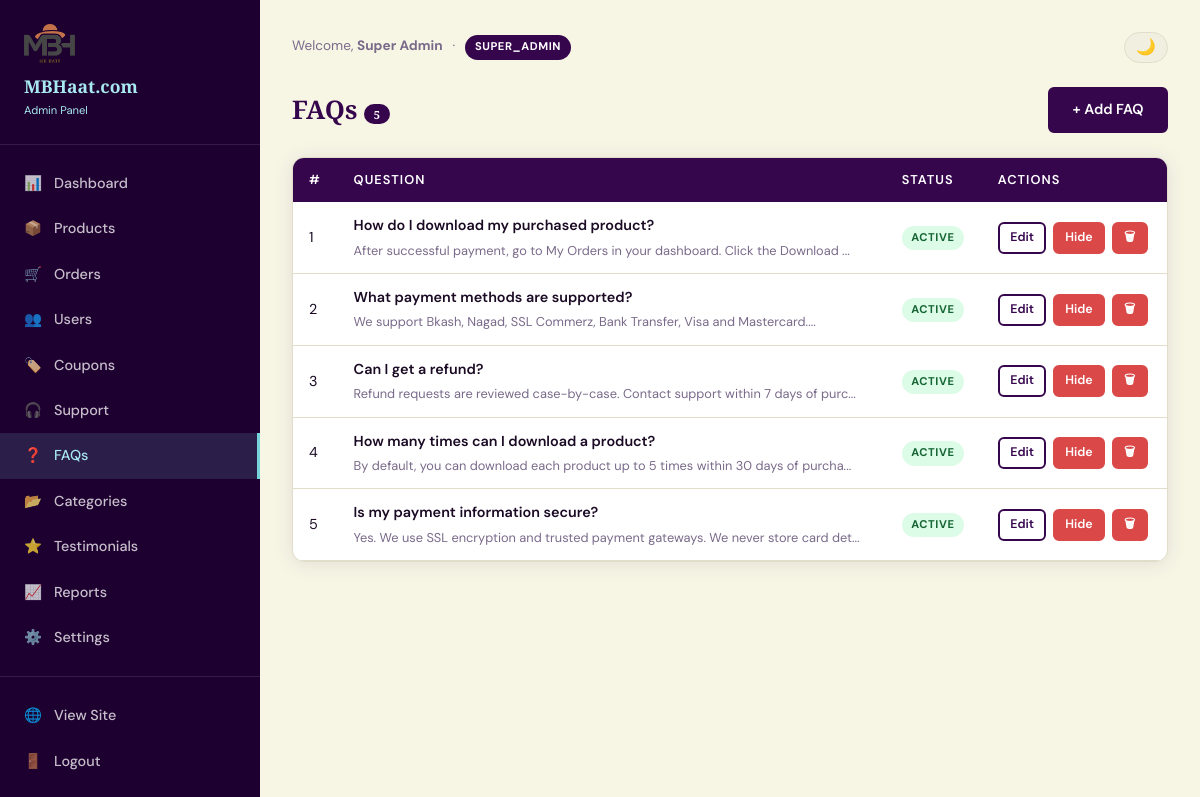
The page /admin/faqs.php (signed in) on the database its author committed.
### tables this page shows
CREATE TABLE faqs (
    id INT AUTO_INCREMENT PRIMARY KEY,
    question VARCHAR(500) NOT NULL,
    answer TEXT NOT NULL,
    sort_order INT DEFAULT 0,
    is_active TINYINT(1) DEFAULT 1,
    created_at DATETIME DEFAULT CURRENT_TIMESTAMP
);

### src/helpers/functions.php (called while the page is built, shortened)
<?php
function isAdminLoggedIn(): bool {
    return isset($_SESSION['admin_id']);
}
function currentAdmin(): ?array {
    return Database::fetch("SELECT * FROM admins WHERE id = ?", [$_SESSION['admin_id']]);
}
function e(mixed $val): string {
    return htmlspecialchars((string)$val, ENT_QUOTES | ENT_SUBSTITUTE, 'UTF-8');
}
function sanitize(string $val): string {
    return trim(strip_tags($val));
}
function getSetting(string $key, string $default = ''): string {
    static $cache = [];
    if (!isset($cache[$key])) {
        $row = Database::fetch("SELECT setting_value FROM settings WHERE setting_key = ?", [$key]);
        $cache[$key] = $row ? $row['setting_value'] : $default;
    }
    return $cache[$key] ?? $default;
}
function isDarkMode(): bool {
    return isset($_COOKIE['dark_mode']) && $_COOKIE['dark_mode'] === '1';
}

### src/config/database.php (called while the page is built, shortened)
<?php
class Database {
    private static ?PDO $instance = null;
    public static function getInstance(): PDO {
        if (self::$instance === null) {
            try {
                $dsn = "mysql:host=" . DB_HOST . ";dbname=" . DB_NAME . ";charset=" . DB_CHARSET;
                self::$instance = new PDO($dsn, DB_USER, DB_PASS, [
                    PDO::ATTR_ERRMODE            => PDO::ERRMODE_EXCEPTION,
                    PDO::ATTR_DEFAULT_FETCH_MODE => PDO::FETCH_ASSOC,
                    PDO::ATTR_EMULATE_PREPARES   => false,
                ]);
            } catch (PDOException $e) {
                if (DEBUG_MODE) {
                    die("Database connection failed: " . $e->getMessage());
                }
                die("Database connection failed. Please try again later.");
            }
        }
        return self::$instance;
    }
    public static function query(string $sql, array $params = []): PDOStatement {
        $stmt = self::getInstance()->prepare($sql);
        $stmt->execute($params);
        return $stmt;
    }
    public static function fetch(string $sql, array $params = []): ?array {
        return self::query($sql, $params)->fetch() ?: null;
    }
    public static function fetchAll(string $sql, array $params = []): array {
        return self::query($sql, $params)->fetchAll();
    }
}

### admin/faqs.php (the view, shortened to what this page needs)
<?php
$action = sanitize($_GET['action'] ?? '');
$editId = (int)($_GET['edit'] ?? 0);
$errors = [];
$editFaq = $editId ? Database::fetch("SELECT * FROM faqs WHERE id=?", [$editId]) : null;
$faqs    = Database::fetchAll("SELECT * FROM faqs ORDER BY sort_order, id");
include __DIR__ . '/partials/header.php';
?>
<?php if ($action==='add' || $editFaq): ?>
<div class="admin-page-header">
  <h1><?= $editFaq ? 'Edit FAQ' : 'Add FAQ' ?></h1>
  <a href="<?= APP_URL ?>/admin/faqs.php" class="btn btn-secondary">← Back</a>
</div>
<?php if ($errors): ?><div class="alert alert-danger"><?php foreach($errors as $e): ?><div><?= e($e) ?></div><?php endforeach; ?></div><?php endif; ?>
<div class="card form-card card-body">
  <form method="POST">
    <?= csrfField() ?>
    <input type="hidden" name="id" value="<?= $editFaq['id'] ?? 0 ?>">
    <div class="form-group">
      <label class="form-label">Question *</label>
      <input type="text" name="question" class="form-control" required value="<?= e($editFaq['question'] ?? '') ?>">
    </div>
    <div class="form-group">
      <label class="form-label">Answer *</label>
      <textarea name="answer" class="form-control" rows="5" required><?= e($editFaq['answer'] ?? '') ?></textarea>
    </div>
    <div class="form-group" style="max-width:150px">
      <label class="form-label">Sort Order</label>
      <input type="number" name="sort_order" class="form-control" min="0" value="<?= e($editFaq['sort_order'] ?? 0) ?>">
    </div>
    <button type="submit" class="btn btn-primary"><?= $editFaq ? 'Update FAQ' : 'Add FAQ' ?></button>
    <a href="<?= APP_URL ?>/admin/faqs.php" class="btn btn-secondary">Cancel</a>
  </form>
</div>
<?php else: ?>
<div class="admin-page-header">
  <h1>FAQs <span class="badge badge-purple"><?= count($faqs) ?></span></h1>
  <a href="?action=add" class="btn btn-primary">+ Add FAQ</a>
</div>
<div class="card">
  <div class="table-wrap">
    <table>
      <thead><tr><th>#</th><th>Question</th><th>Status</th><th>Actions</th></tr></thead>
      <tbody>
        <?php foreach ($faqs as $f): ?>
        <tr>
          <td><?= $f['sort_order'] ?></td>
          <td>
            <div style="font-weight:600;margin-bottom:.2rem"><?= e($f['question']) ?></div>
            <div style="font-size:.8rem;color:var(--text-muted)"><?= e(substr($f['answer'],0,80)) ?>...</div>
          </td>
          <td><span class="badge <?= $f['is_active']?'badge-success':'badge-danger' ?>"><?= $f['is_active']?'Active':'Hidden' ?></span></td>
          <td>
            <div class="action-buttons">
              <a href="?edit=<?= $f['id'] ?>" class="btn btn-secondary btn-sm">Edit</a>
              <a href="?toggle=<?= $f['id'] ?>" class="btn btn-sm <?= $f['is_active']?'btn-danger':'btn-primary' ?>"><?= $f['is_active']?'Hide':'Show' ?></a>
              <a href="?delete=<?= $f['id'] ?>" class="btn btn-danger btn-sm" onclick="return confirm('Delete FAQ?')">🗑</a>
            </div>
          </td>
        </tr>
        <?php endforeach; ?>
      </tbody>
    </table>
  </div>
</div>
<?php endif; ?>
<?php include __DIR__ . '/partials/footer.php'; ?>

### admin/partials/header.php (shortened to what this page needs)
<?php
$adminUser  = currentAdmin();
$siteName   = getSetting('site_name', 'MBHaat.com');
$logoPath   = APP_URL . '/' . getSetting('logo', 'assets/images/logo.png');
$currentPage= basename($_SERVER['PHP_SELF'], '.php');
$darkMode   = isDarkMode();
$menuItems = [
    'dashboard'  => ['icon'=>'📊','label'=>'Dashboard'],
    'products'   => ['icon'=>'📦','label'=>'Products'],
    'orders'     => ['icon'=>'🛒','label'=>'Orders'],
    'users'      => ['icon'=>'👥','label'=>'Users'],
    'coupons'    => ['icon'=>'🏷️','label'=>'Coupons'],
    'tickets'    => ['icon'=>'🎧','label'=>'Support'],
    'faqs'       => ['icon'=>'❓','label'=>'FAQs'],
    'categories' => ['icon'=>'📂','label'=>'Categories'],
    'testimonials'=>['icon'=>'⭐','label'=>'Testimonials'],
    'reports'    => ['icon'=>'📈','label'=>'Reports'],
    'settings'   => ['icon'=>'⚙️','label'=>'Settings'],
];
?>
<!DOCTYPE html>
<html lang="en">
<head>
  <link rel="stylesheet" href="<?= ASSETS_URL ?>/css/style.css">
  <link rel="stylesheet" href="<?= ASSETS_URL ?>/css/admin.css">
</head>
<body class="<?= $darkMode ? 'dark' : '' ?>">
<div class="dashboard-layout">
  <aside class="sidebar">
    <div class="sidebar-brand">
      <img src="<?= e($logoPath) ?>" alt="<?= e($siteName) ?>">
      <div><?= e($siteName) ?></div>
      <div style="font-size:.7rem;color:var(--blue-light);font-family:var(--font-body);font-weight:400;margin-top:.1rem">Admin Panel</div>
    </div>
    <ul class="sidebar-menu">
      <?php foreach ($menuItems as $page => $item): ?>
      <li>
        <a href="<?= APP_URL ?>/admin/<?= $page ?>.php" class="<?= $currentPage === $page ? 'active' : '' ?>">
          <span><?= $item['icon'] ?></span> <?= $item['label'] ?>
        </a>
      </li>
      <?php endforeach; ?>
      <li style="margin-top:1rem;border-top:1px solid rgba(255,255,255,.1);padding-top:1rem">
        <a href="<?= APP_URL ?>" target="_blank"><span>🌐</span> View Site</a>
      </li>
      <li>
        <a href="<?= APP_URL ?>/admin/logout.php"><span>🚪</span> Logout</a>
      </li>
    </ul>
  </aside>
  <div class="dashboard-content">
    <div style="display:flex;align-items:center;justify-content:space-between;margin-bottom:1.5rem;flex-wrap:wrap;gap:.5rem">
      <div style="font-size:.85rem;color:var(--text-muted)">
        Welcome, <strong><?= e($adminUser['name'] ?? 'Admin') ?></strong>
        <span style="margin:0 .4rem">·</span>
        <span class="badge badge-purple"><?= e($adminUser['role'] ?? 'admin') ?></span>
      </div>
      <button class="dark-toggle" onclick="toggleDarkMode()"><?= $darkMode ? '☀️' : '🌙' ?></button>
    </div>

### assets/css/style.css (style rules this page uses)
:root { --beige: #F7F6E5; --blue: #76D2DB; --red: #DA4848; --purple: #36064D; --purple-light: #5a1280; --purple-dark: #1e0030; --blue-light: #a8e8f0; --blue-dark: #4fb8c4; --gold: #c9a84c; --bg: #F7F6E5; --surface: #ffffff; --surface2: #f0efe0; --text: #1a0a24; --text-muted: #7a6a8a; --border: #e0deca; --shadow: rgba(54, 6, 77, 0.10); --font-display: 'Playfair Display', Georgia, serif; --font-body: 'DM Sans', system-ui, sans-serif; --radius: 12px; --radius-sm: 6px; --radius-lg: 20px; --transition: 0.25s cubic-bezier(0.4,0,0.2,1); --shadow-card: 0 2px 20px var(--shadow); --shadow-hover: 0 8px 40px rgba(54,6,77,0.18); }
*, *::before, *::after { box-sizing: border-box; margin: 0; padding: 0; }
html { scroll-behavior: smooth; font-size: 16px; }
body { font-family: var(--font-body); background: var(--bg); color: var(--text); line-height: 1.6; transition: background var(--transition), color var(--transition); min-height: 100vh; }
a { color: var(--purple); text-decoration: none; transition: color var(--transition); }
img { max-width: 100%; height: auto; display: block; }
h1, h2, h3, h4, h5, h6 { font-family: var(--font-display); font-weight: 700; line-height: 1.2; color: var(--purple); }
.btn { display: inline-flex; align-items: center; gap: 0.4rem; padding: 0.6rem 1.4rem; border-radius: var(--radius-sm); font-family: var(--font-body); font-weight: 600; font-size: 0.9rem; cursor: pointer; border: 2px solid transparent; transition: all var(--transition); text-decoration: none; white-space: nowrap; }
.btn-primary { background: var(--purple); color: #fff; border-color: var(--purple); }
.btn-secondary { background: transparent; color: var(--purple); border-color: var(--purple); }
.btn-danger { background: var(--red); color: #fff; border-color: var(--red); }
.btn-sm { padding: 0.35rem 0.9rem; font-size: 0.8rem; }
.card { background: var(--surface); border-radius: var(--radius); box-shadow: var(--shadow-card); border: 1px solid var(--border); overflow: hidden; transition: box-shadow var(--transition), transform var(--transition); }
.badge { display: inline-flex; align-items: center; padding: 0.2rem 0.6rem; border-radius: 20px; font-size: 0.7rem; font-weight: 700; text-transform: uppercase; letter-spacing: 0.05em; }
.badge-success { background: #dcfce7; color: #166534; }
.badge-purple { background: var(--purple); color: #fff; }
.table-wrap { overflow-x: auto; }
table { width: 100%; border-collapse: collapse; }
thead th { background: var(--purple); color: #fff; padding: 0.75rem 1rem; text-align: left; font-size: 0.8rem; font-weight: 600; text-transform: uppercase; letter-spacing: 0.08em; }
tbody td { padding: 0.75rem 1rem; border-bottom: 1px solid var(--border); font-size: 0.9rem; }
.dashboard-layout { display: flex; min-height: 100vh; }
.sidebar { width: 260px; flex-shrink: 0; background: var(--purple-dark); color: #fff; padding: 1.5rem 0; position: sticky; top: 0; height: 100vh; overflow-y: auto; }
.sidebar-brand { padding: 0 1.5rem 1.5rem; border-bottom: 1px solid rgba(255,255,255,0.1); margin-bottom: 1rem; font-family: var(--font-display); font-size: 1.1rem; font-weight: 700; color: var(--blue-light); }
.sidebar-brand img { height: 40px; margin-bottom: 0.5rem; }
.sidebar-menu { list-style: none; }
.sidebar-menu li a { display: flex; align-items: center; gap: 0.75rem; padding: 0.7rem 1.5rem; color: rgba(255,255,255,0.75); font-size: 0.9rem; font-weight: 500; transition: all var(--transition); }
.sidebar-menu li a:hover, .sidebar-menu li a.active { background: rgba(118,210,219,0.15); color: var(--blue-light); border-right: 3px solid var(--blue); }
.dashboard-content { flex: 1; padding: 2rem; overflow-x: hidden; }
.dark-toggle { background: var(--surface2); border: 1.5px solid var(--border); border-radius: 50px; padding: 0.4rem 0.7rem; cursor: pointer; font-size: 1rem; line-height: 1; transition: all var(--transition); }

### assets/css/admin.css (style rules this page uses)
.admin-page-header { display: flex; align-items: center; justify-content: space-between; margin-bottom: 1.5rem; flex-wrap: wrap; gap: .75rem; }
.admin-page-header h1 { font-size: 1.6rem; margin: 0; }
.action-buttons { display: flex; gap: .4rem; flex-wrap: wrap; }
td .btn { padding: .25rem .65rem; font-size: .78rem; }

### rows shown on the page
faqs: sort_order "1", question "How do I download my purchased product?", answer "After successful payment, go to My Orders in your dashboard. Click the Download", is_active "ACTIVE"
faqs: sort_order "2", question "What payment methods are supported?", answer "We support Bkash, Nagad, SSL Commerz, Bank Transfer, Visa and Mastercard.", is_active "ACTIVE"
faqs: sort_order "3", question "Can I get a refund?", answer "Refund requests are reviewed case-by-case. Contact support within 7 days of purc", is_active "ACTIVE"
faqs: sort_order "4", question "How many times can I download a product?", answer "By default, you can download each product up to 5 times within 30 days of purcha", is_active "ACTIVE"
faqs: sort_order "5", question "Is my payment information secure?", answer "Yes. We use SSL encryption and trusted payment gateways. We never store card det", is_active "ACTIVE"

### other values the page prints
$siteName "MBHaat.com"
$item['icon'] "📊"
$item['label'] "Dashboard"
$item['icon'] "📦"
$item['label'] "Products"
$item['icon'] "🛒"
$item['label'] "Orders"
$item['icon'] "👥"
$item['label'] "Users"
$item['icon'] "🏷️"
$item['label'] "Coupons"
$item['icon'] "🎧"
$item['label'] "Support"
$item['icon'] "❓"
$item['label'] "FAQs"
